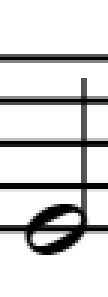
#> input picture music_score/images/2.png, 36 x 99 px (shown 3 times larger)
$ python test.py
#> lines starting #> are read from the running program, lines starting #| are printed output that depends on the picture; after the words box and inside, x2 and y2 are one past the last pixel; in counts of white or black regions, pixels touching at a corner belong together
#> further down, img is the input picture: shape (99, 36, 3); min 0, max 255, mean 213.5
### img_utils.py
import os
import cv2
import numpy as np


# remove white borders at top and bottom of image
def remove_white_border(img):
    y_top, y_bottom = 0, len(img) - 1
    border_removed = False
    for y in range(len(img)):
        for x in range(len(img[0])):
            if img[y,x] != 0:
                y_top = y
                border_removed = True
                break
        if border_removed:
            break
    border_removed = False
    for y in reversed(range(len(img))):
        for x in range(len(img[0])):
            if img[y,x] != 0:
                y_bottom = y
                border_removed = True
                break
        if border_removed:
            break
    return img[y_top : y_bottom + 1, :]

# rescale image (distorts aspect ratio)
def rescale_image(img, width, height):
    return cv2.resize(img, (width, height), interpolation=cv2.INTER_LINEAR)


# other processes
def enhance_image(img):
    img = cv2.cvtColor(img, cv2.COLOR_BGR2GRAY) # grayscaling
#> img: shape (99, 36)
    img = cv2.GaussianBlur(img, (3,3), 0) # gaussian bluring
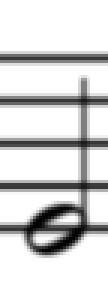
#> img: shape (99, 36) (shown 3 times larger); min 0, max 255, mean 213.5
    _, img = cv2.threshold(img, 0, 255, cv2.THRESH_BINARY+cv2.THRESH_OTSU) # otsu thresholding
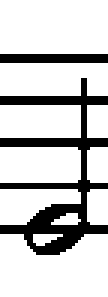
#> img: shape (99, 36) (shown 3 times larger); 79.1% white; 2 black regions, box (x1, y1, x2, y2) and area: (0, 26, 36, 85) 637, (0, 18, 36, 21) 108
    img = cv2.bitwise_not(img) # inverse color for better feature extraction

    img = np.array(img).astype('float32')
    img /= 255.0 # pixel normalization
    return img

### test.py
import cv2
from img_utils import enhance_image, remove_white_border

img = cv2.imread('./music_score/images/2.png')

img = enhance_image(img)

cv2.imshow('img',img)
cv2.waitKey()

img = remove_white_border(img)
#> in remove_white_border, `y_top, y_bottom = 0, len(img) - 1`: y_top = 0; y_bottom = 98
#> the loop in remove_white_border, `for y in range(len(img)):` made 19 passes
#> the loop in remove_white_border, `for y in reversed(range(len(img))):` made 15 passes
#> y on passes 1 to 12: 98, 97, 96, 95, 94, 93, 92, 91, 90, 89, 88, 87
#> in remove_white_border, `return img[y_top : y_bottom + 1, :]`:
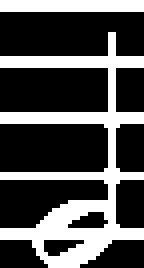
#> returned value: shape (67, 36) float32 (shown 4 times larger); values 0 (black) and 1 (white), 30.9% white; 2 white regions, box (x1, y1, x2, y2) and area: (0, 8, 36, 67) 637, (0, 0, 36, 3) 108

cv2.imshow('img',img)
cv2.waitKey()
